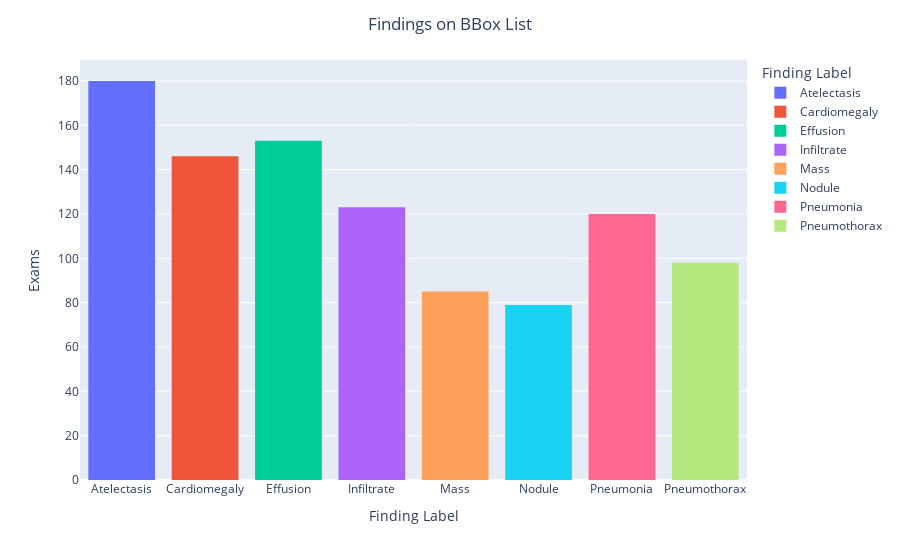

Notebook cell for this chart:
### Code cell
fig = px.histogram(bbox_list, x="Finding Label", color="Finding Label",
                   hover_data=bbox_list.columns)
fig.layout.yaxis.title.text = 'Exams'
fig.update_layout(title_text='Findings on BBox List', title_x=0.5)
fig.show()

### Figure 1 — Plotly figure (JSON) as saved in the notebook; plotly's stock layout.template omitted (floating-point values rounded to 4 significant figures; data arrays with more than 128 entries replaced by an {"elided": "..."} marker saying what was removed)
{"data": [{"alignmentgroup": "True", "bingroup": "x", "hovertemplate": "Finding Label=%{x}<br>count=%{y}<extra></extra>", "legendgroup": "Atelectasis", "marker": {"color": "#636efa", "pattern": {"shape": ""}}, "name": "Atelectasis", "offsetgroup": "Atelectasis", "orientation": "v", "showlegend": true, "type": "histogram", "x": {"elided": "180 str values"}, "xaxis": "x", "yaxis": "y"}, {"alignmentgroup": "True", "bingroup": "x", "hovertemplate": "Finding Label=%{x}<br>count=%{y}<extra></extra>", "legendgroup": "Cardiomegaly", "marker": {"color": "#EF553B", "pattern": {"shape": ""}}, "name": "Cardiomegaly", "offsetgroup": "Cardiomegaly", "orientation": "v", "showlegend": true, "type": "histogram", "x": {"elided": "146 str values"}, "xaxis": "x", "yaxis": "y"}, {"alignmentgroup": "True", "bingroup": "x", "hovertemplate": "Finding Label=%{x}<br>count=%{y}<extra></extra>", "legendgroup": "Effusion", "marker": {"color": "#00cc96", "pattern": {"shape": ""}}, "name": "Effusion", "offsetgroup": "Effusion", "orientation": "v", "showlegend": true, "type": "histogram", "x": {"elided": "153 str values"}, "xaxis": "x", "yaxis": "y"}, {"alignmentgroup": "True", "bingroup": "x", "hovertemplate": "Finding Label=%{x}<br>count=%{y}<extra></extra>", "legendgroup": "Infiltrate", "marker": {"color": "#ab63fa", "pattern": {"shape": ""}}, "name": "Infiltrate", "offsetgroup": "Infiltrate", "orientation": "v", "showlegend": true, "type": "histogram", "x": ["Infiltrate", "Infiltrate", "Infiltrate", "Infiltrate", "Infiltrate", "Infiltrate", "Infiltrate", "Infiltrate", "Infiltrate", "Infiltrate", "Infiltrate", "Infiltrate", "Infiltrate", "Infiltrate", "Infiltrate", "Infiltrate", "Infiltrate", "Infiltrate", "Infiltrate", "Infiltrate", "Infiltrate", "Infiltrate", "Infiltrate", "Infiltrate", "Infiltrate", "Infiltrate", "Infiltrate", "Infiltrate", "Infiltrate", "Infiltrate", "Infiltrate", "Infiltrate", "Infiltrate", "Infiltrate", "Infiltrate", "Infiltrate", "Infiltrate", "Infiltrate", "Infiltrate", "Infiltrate", "Infiltrate", "Infiltrate", "Infiltrate", "Infiltrate", "Infiltrate", "Infiltrate", "Infiltrate", "Infiltrate", "Infiltrate", "Infiltrate", "Infiltrate", "Infiltrate", "Infiltrate", "Infiltrate", "Infiltrate", "Infiltrate", "Infiltrate", "Infiltrate", "Infiltrate", "Infiltrate", "Infiltrate", "Infiltrate", "Infiltrate", "Infiltrate", "Infiltrate", "Infiltrate", "Infiltrate", "Infiltrate", "Infiltrate", "Infiltrate", "Infiltrate", "Infiltrate", "Infiltrate", "Infiltrate", "Infiltrate", "Infiltrate", "Infiltrate", "Infiltrate", "Infiltrate", "Infiltrate", "Infiltrate", "Infiltrate", "Infiltrate", "Infiltrate", "Infiltrate", "Infiltrate", "Infiltrate", "Infiltrate", "Infiltrate", "Infiltrate", "Infiltrate", "Infiltrate", "Infiltrate", "Infiltrate", "Infiltrate", "Infiltrate", "Infiltrate", "Infiltrate", "Infiltrate", "Infiltrate", "Infiltrate", "Infiltrate", "Infiltrate", "Infiltrate", "Infiltrate", "Infiltrate", "Infiltrate", "Infiltrate", "Infiltrate", "Infiltrate", "Infiltrate", "Infiltrate", "Infiltrate", "Infiltrate", "Infiltrate", "Infiltrate", "Infiltrate", "Infiltrate", "Infiltrate", "Infiltrate", "Infiltrate", "Infiltrate", "Infiltrate"], "xaxis": "x", "yaxis": "y"}, {"alignmentgroup": "True", "bingroup": "x", "hovertemplate": "Finding Label=%{x}<br>count=%{y}<extra></extra>", "legendgroup": "Mass", "marker": {"color": "#FFA15A", "pattern": {"shape": ""}}, "name": "Mass", "offsetgroup": "Mass", "orientation": "v", "showlegend": true, "type": "histogram", "x": ["Mass", "Mass", "Mass", "Mass", "Mass", "Mass", "Mass", "Mass", "Mass", "Mass", "Mass", "Mass", "Mass", "Mass", "Mass", "Mass", "Mass", "Mass", "Mass", "Mass", "Mass", "Mass", "Mass", "Mass", "Mass", "Mass", "Mass", "Mass", "Mass", "Mass", "Mass", "Mass", "Mass", "Mass", "Mass", "Mass", "Mass", "Mass", "Mass", "Mass", "Mass", "Mass", "Mass", "Mass", "Mass", "Mass", "Mass", "Mass", "Mass", "Mass", "Mass", "Mass", "Mass", "Mass", "Mass", "Mass", "Mass", "Mass", "Mass", "Mass", "Mass", "Mass", "Mass", "Mass", "Mass", "Mass", "Mass", "Mass", "Mass", "Mass", "Mass", "Mass", "Mass", "Mass", "Mass", "Mass", "Mass", "Mass", "Mass", "Mass", "Mass", "Mass", "Mass", "Mass", "Mass"], "xaxis": "x", "yaxis": "y"}, {"alignmentgroup": "True", "bingroup": "x", "hovertemplate": "Finding Label=%{x}<br>count=%{y}<extra></extra>", "legendgroup": "Nodule", "marker": {"color": "#19d3f3", "pattern": {"shape": ""}}, "name": "Nodule", "offsetgroup": "Nodule", "orientation": "v", "showlegend": true, "type": "histogram", "x": ["Nodule", "Nodule", "Nodule", "Nodule", "Nodule", "Nodule", "Nodule", "Nodule", "Nodule", "Nodule", "Nodule", "Nodule", "Nodule", "Nodule", "Nodule", "Nodule", "Nodule", "Nodule", "Nodule", "Nodule", "Nodule", "Nodule", "Nodule", "Nodule", "Nodule", "Nodule", "Nodule", "Nodule", "Nodule", "Nodule", "Nodule", "Nodule", "Nodule", "Nodule", "Nodule", "Nodule", "Nodule", "Nodule", "Nodule", "Nodule", "Nodule", "Nodule", "Nodule", "Nodule", "Nodule", "Nodule", "Nodule", "Nodule", "Nodule", "Nodule", "Nodule", "Nodule", "Nodule", "Nodule", "Nodule", "Nodule", "Nodule", "Nodule", "Nodule", "Nodule", "Nodule", "Nodule", "Nodule", "Nodule", "Nodule", "Nodule", "Nodule", "Nodule", "Nodule", "Nodule", "Nodule", "Nodule", "Nodule", "Nodule", "Nodule", "Nodule", "Nodule", "Nodule", "Nodule"], "xaxis": "x", "yaxis": "y"}, {"alignmentgroup": "True", "bingroup": "x", "hovertemplate": "Finding Label=%{x}<br>count=%{y}<extra></extra>", "legendgroup": "Pneumonia", "marker": {"color": "#FF6692", "pattern": {"shape": ""}}, "name": "Pneumonia", "offsetgroup": "Pneumonia", "orientation": "v", "showlegend": true, "type": "histogram", "x": ["Pneumonia", "Pneumonia", "Pneumonia", "Pneumonia", "Pneumonia", "Pneumonia", "Pneumonia", "Pneumonia", "Pneumonia", "Pneumonia", "Pneumonia", "Pneumonia", "Pneumonia", "Pneumonia", "Pneumonia", "Pneumonia", "Pneumonia", "Pneumonia", "Pneumonia", "Pneumonia", "Pneumonia", "Pneumonia", "Pneumonia", "Pneumonia", "Pneumonia", "Pneumonia", "Pneumonia", "Pneumonia", "Pneumonia", "Pneumonia", "Pneumonia", "Pneumonia", "Pneumonia", "Pneumonia", "Pneumonia", "Pneumonia", "Pneumonia", "Pneumonia", "Pneumonia", "Pneumonia", "Pneumonia", "Pneumonia", "Pneumonia", "Pneumonia", "Pneumonia", "Pneumonia", "Pneumonia", "Pneumonia", "Pneumonia", "Pneumonia", "Pneumonia", "Pneumonia", "Pneumonia", "Pneumonia", "Pneumonia", "Pneumonia", "Pneumonia", "Pneumonia", "Pneumonia", "Pneumonia", "Pneumonia", "Pneumonia", "Pneumonia", "Pneumonia", "Pneumonia", "Pneumonia", "Pneumonia", "Pneumonia", "Pneumonia", "Pneumonia", "Pneumonia", "Pneumonia", "Pneumonia", "Pneumonia", "Pneumonia", "Pneumonia", "Pneumonia", "Pneumonia", "Pneumonia", "Pneumonia", "Pneumonia", "Pneumonia", "Pneumonia", "Pneumonia", "Pneumonia", "Pneumonia", "Pneumonia", "Pneumonia", "Pneumonia", "Pneumonia", "Pneumonia", "Pneumonia", "Pneumonia", "Pneumonia", "Pneumonia", "Pneumonia", "Pneumonia", "Pneumonia", "Pneumonia", "Pneumonia", "Pneumonia", "Pneumonia", "Pneumonia", "Pneumonia", "Pneumonia", "Pneumonia", "Pneumonia", "Pneumonia", "Pneumonia", "Pneumonia", "Pneumonia", "Pneumonia", "Pneumonia", "Pneumonia", "Pneumonia", "Pneumonia", "Pneumonia", "Pneumonia", "Pneumonia", "Pneumonia"], "xaxis": "x", "yaxis": "y"}, {"alignmentgroup": "True", "bingroup": "x", "hovertemplate": "Finding Label=%{x}<br>count=%{y}<extra></extra>", "legendgroup": "Pneumothorax", "marker": {"color": "#B6E880", "pattern": {"shape": ""}}, "name": "Pneumothorax", "offsetgroup": "Pneumothorax", "orientation": "v", "showlegend": true, "type": "histogram", "x": ["Pneumothorax", "Pneumothorax", "Pneumothorax", "Pneumothorax", "Pneumothorax", "Pneumothorax", "Pneumothorax", "Pneumothorax", "Pneumothorax", "Pneumothorax", "Pneumothorax", "Pneumothorax", "Pneumothorax", "Pneumothorax", "Pneumothorax", "Pneumothorax", "Pneumothorax", "Pneumothorax", "Pneumothorax", "Pneumothorax", "Pneumothorax", "Pneumothorax", "Pneumothorax", "Pneumothorax", "Pneumothorax", "Pneumothorax", "Pneumothorax", "Pneumothorax", "Pneumothorax", "Pneumothorax", "Pneumothorax", "Pneumothorax", "Pneumothorax", "Pneumothorax", "Pneumothorax", "Pneumothorax", "Pneumothorax", "Pneumothorax", "Pneumothorax", "Pneumothorax", "Pneumothorax", "Pneumothorax", "Pneumothorax", "Pneumothorax", "Pneumothorax", "Pneumothorax", "Pneumothorax", "Pneumothorax", "Pneumothorax", "Pneumothorax", "Pneumothorax", "Pneumothorax", "Pneumothorax", "Pneumothorax", "Pneumothorax", "Pneumothorax", "Pneumothorax", "Pneumothorax", "Pneumothorax", "Pneumothorax", "Pneumothorax", "Pneumothorax", "Pneumothorax", "Pneumothorax", "Pneumothorax", "Pneumothorax", "Pneumothorax", "Pneumothorax", "Pneumothorax", "Pneumothorax", "Pneumothorax", "Pneumothorax", "Pneumothorax", "Pneumothorax", "Pneumothorax", "Pneumothorax", "Pneumothorax", "Pneumothorax", "Pneumothorax", "Pneumothorax", "Pneumothorax", "Pneumothorax", "Pneumothorax", "Pneumothorax", "Pneumothorax", "Pneumothorax", "Pneumothorax", "Pneumothorax", "Pneumothorax", "Pneumothorax", "Pneumothorax", "Pneumothorax", "Pneumothorax", "Pneumothorax", "Pneumothorax", "Pneumothorax", "Pneumothorax", "Pneumothorax"], "xaxis": "x", "yaxis": "y"}], "layout": {"barmode": "relative", "legend": {"title": {"text": "Finding Label"}, "tracegroupgap": 0}, "margin": {"t": 60}, "title": {"text": "Findings on BBox List", "x": 0.5}, "xaxis": {"anchor": "y", "categoryarray": ["Atelectasis", "Cardiomegaly", "Effusion", "Infiltrate", "Mass", "Nodule", "Pneumonia", "Pneumothorax"], "categoryorder": "array", "domain": [0, 1], "title": {"text": "Finding Label"}}, "yaxis": {"anchor": "x", "domain": [0, 1], "title": {"text": "Exams"}}}}
